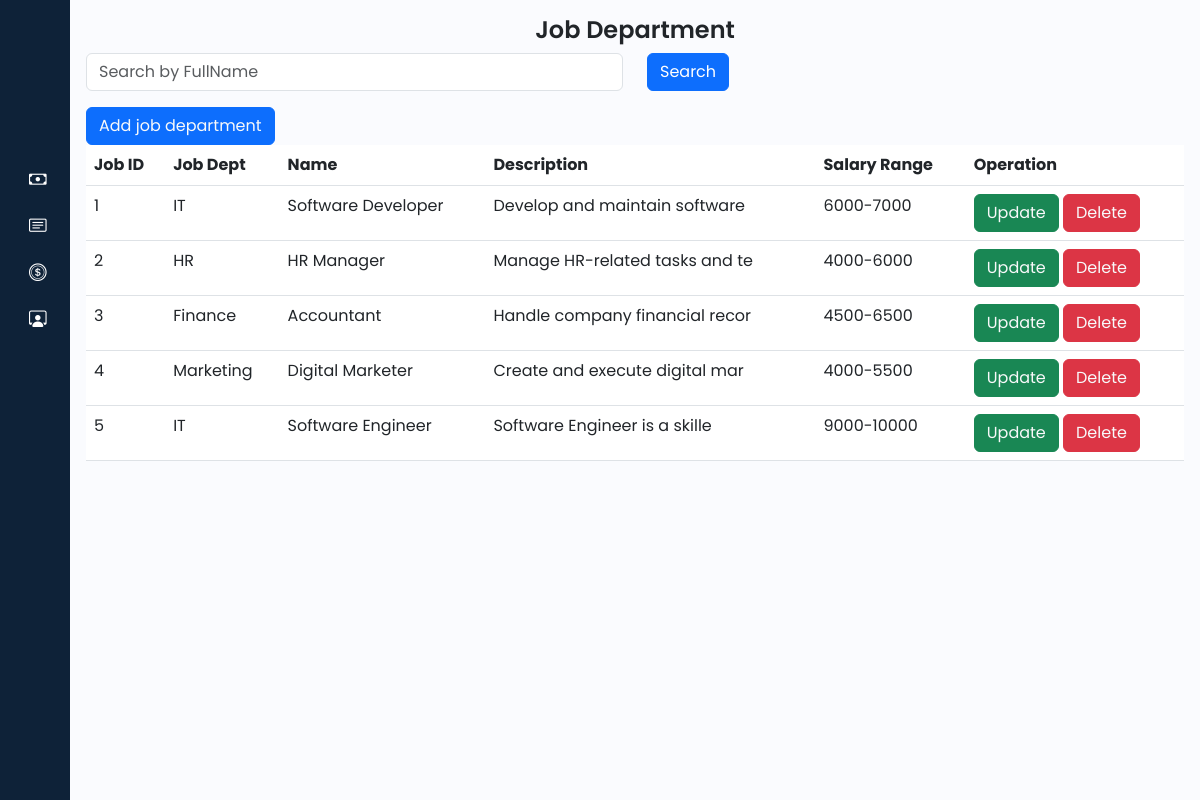
Page /admin/jobDepartment.php on the committed database.
### tables this page shows
CREATE TABLE `job_department` (
  `job_ID` int(11) NOT NULL,
  `job_dept` varchar(30) DEFAULT NULL,
  `name` varchar(30) DEFAULT NULL,
  `description` varchar(30) DEFAULT NULL,
  `salary_range` varchar(30) DEFAULT NULL
);

### admin/jobDepartment.php (the view, shortened to what this page needs)
<?php
@include '../connection/connect.php';
$select = "SELECT * FROM job_department";
$result = mysqli_query($con, $select);
?>
<!DOCTYPE html>
<html lang="en">
<head>
    <link href="https://cdn.lineicons.com/4.0/lineicons.css" rel="stylesheet" />
    <link href="https://cdn.jsdelivr.net/npm/bootstrap@5.3.0-alpha3/dist/css/bootstrap.min.css" rel="stylesheet"
>
    <link rel="stylesheet" href="https://cdn.jsdelivr.net/npm/bootstrap-icons@1.11.3/font/bootstrap-icons.min.css">
    <link rel="stylesheet" href="style/style.css">
</head>
<body>
    <div class="wrapper">
        <?php include 'sidebar.php'; ?>
        <div class="main p-3">
            <div class="text-center">
                <h1>
                    Job Department
                </h1>
            </div>
            <form method="post">
                <div class="row mb-3">
                    <div class="col-sm">
                        <input type="text" name="search_keyword" class="form-control" placeholder="Search by FullName" value="<?php echo isset($search_keyword) ? $search_keyword : ''; ?>">
                    </div>
                    <div class="col-sm">
                        <button type="submit" name="search" class="btn btn-primary">Search</button>
                    </div>
                </div>
            </form>
            <button class="btn btn-primary">
                <a href="operation/jobDepartment/create.php" class="text-light">Add job department</a>
            </button>
            <table class="table table-inverse">
            <thead>
                <tr>
                    <th>Job ID</th>
                    <th>Job Dept</th>
                    <th>Name</th>
                    <th>Description</th>
                    <th>Salary Range</th>
                    <th>Operation</th>
                </tr>
            </thead>
            <tbody>
                <?php
                if ($result) {
                    while ($row = mysqli_fetch_assoc($result)) {
                        $job_ID = $row['job_ID'];
                        $job_dept = $row['job_dept'];
                        $name = $row['name'];
                        $description = $row['description'];
                        $salary_range = $row['salary_range'];
                        echo '<tr>
                            <td>'.$job_ID.' </td>
                            <td>'.$job_dept.' </td>
                            <td>'.$name.' </td>
                            <td>'.$description.' </td>
                            <td>'.$salary_range.' </td>
                            <td>
                                <button class="btn btn-success"><a href="operation/jobDepartment/update.php?updatejob_ID='.$job_ID.'" class="text-light">Update</a></button>
                                <button class="btn btn-danger"><a href="operation/jobDepartment/delete.php?deletejob_ID='.$job_ID.'" class="text-light">Delete</a></button>
                            </td>
                        </tr>';
                    }
                }
                ?>
            </tbody>
            </table>
        </div>
    </div>
</body>
</html>

### admin/style/style.css (style rules this page uses)
a { text-decoration: none; }
h1 { font-weight: 600; font-size: 1.5rem; }
body { font-family: 'Poppins', sans-serif; }
.wrapper { display: flex; }
.main { min-height: 100vh; width: 100%; overflow: hidden; transition: all 0.35s ease-in-out; background-color: #fafbfe; }

### rows in the picture
job_department: job_ID "1", job_dept "IT", name "Software Developer", description "Develop and maintain software", salary_range "6000-7000"
job_department: job_ID "2", job_dept "HR", name "HR Manager", description "Manage HR-related tasks and te", salary_range "4000-6000"
job_department: job_ID "3", job_dept "Finance", name "Accountant", description "Handle company financial recor", salary_range "4500-6500"
job_department: job_ID "4", job_dept "Marketing", name "Digital Marketer", description "Create and execute digital mar", salary_range "4000-5500"
job_department: job_ID "5", job_dept "IT", name "Software Engineer", description "Software Engineer is a skille", salary_range "9000-10000"
